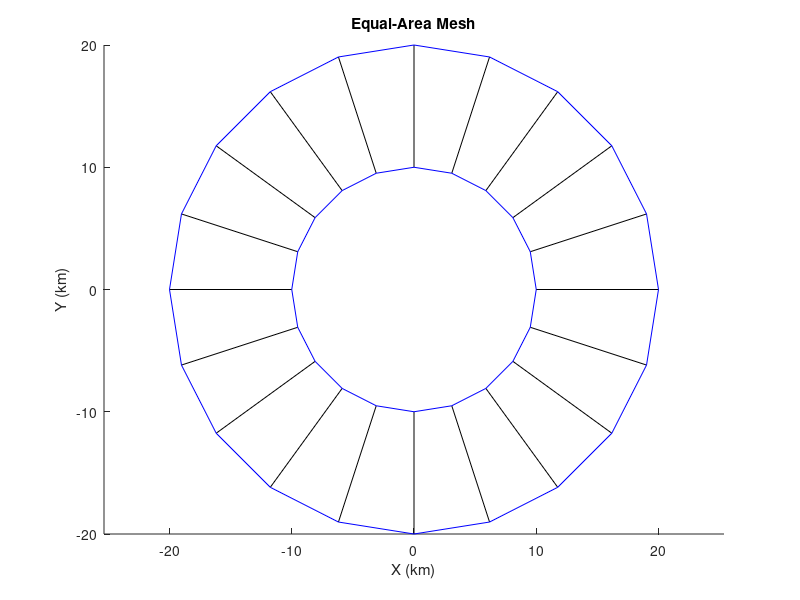

Write the MATLAB code that produced this figure.
clear
clearvars
close all

%% Spaceship Layout Properties

innerRadius = 10;   % km
outerRadius = 20;   % km
numRadial = 1;      % number of radial divisions
numTheta  = 20;     % number of angular divisions

%% Material Properties

sigma = 5.67 .* 10 .^ -8; % Stephan-Boltzman constant
epsilon = 0.5;            % Emissivity of material 
k = 21.9;                 % thermal conductivity (W/(m*K))

%% Heating Properties

Twall = 300;                          % Outer nodes have a known temperature
Q  = 10000;                           % W/m^3
qIn = 10;                             % heat flux in from nuclear plant (W/m^2)
qOut = sigma .* epsilon .* Twall ^ 4; % heat flux out from radiation (W/m^2)

%% Plotting

% Angular divisions 
theta = linspace(0, 2*pi, numTheta+1);

% Radial divisions
r2 = linspace(innerRadius^2, outerRadius^2, numRadial+1);
r = sqrt(r2);

% Create a mesh based on the following elements
[Theta, R] = meshgrid(theta, r);
X = R .* cos(Theta);
Y = R .* sin(Theta);

% Plot
figure;
hold on;
axis equal;

% Plot radial lines
for i = 1:numTheta+1
    plot(X(:,i), Y(:,i), 'k');
end

% Plot circular arcs
for j = 1:numRadial+1
    plot(X(j,:), Y(j,:), 'b');
end

xlabel('X (km)');
ylabel('Y (km)');
title('Equal-Area Mesh');

hold off;
